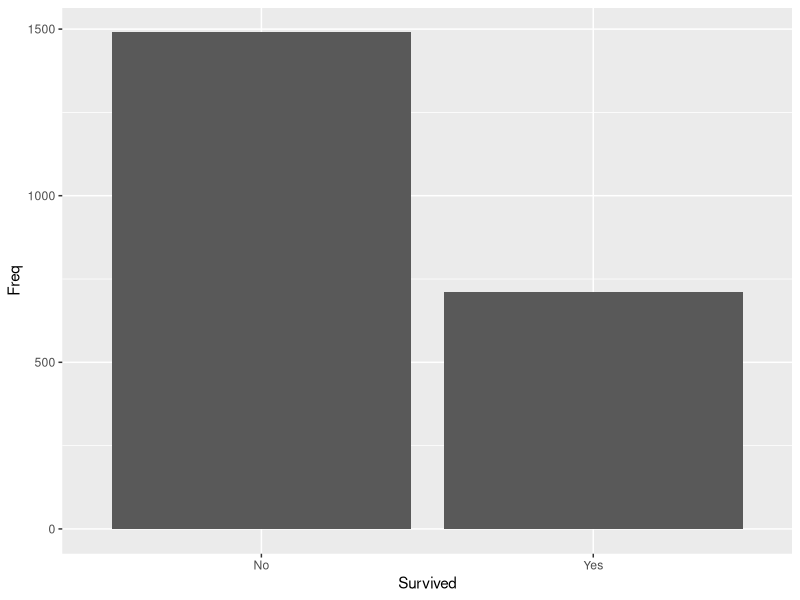

Source code (R):
#This code chunk identifies my working directory 
#and sets it to where I want to save and fetch files
#TASK: fill in between the parentheses if needed. 
#If not needed, make the two lines a comment
#getwd()
#setwd()

#This brings the 'Titanic' data into my environment from Base R (Run this)
Titanic

#This code saves the Titanic data as a dataframe with a new name
#TASK: Save the Titanic data as a dataframe with a new name that includes your first name
MatheusTitanic <- data.frame(Titanic)
#for example I would name my data AnnaTitanic

#This code chunk allows me to see the top 2 rows of my data
#TASK: Write the code that returns the top rows
MatheusTitanic[0:2, ]

#This code chunk shows me the internal structure 
#Task: Write the code that shows the number of rows, columns, column names, class of columns   
nrow(MatheusTitanic) # num of rows
ncol(MatheusTitanic) # num of columns
names(MatheusTitanic) 
sapply(MatheusTitanic, class)

#This code chunk shows me some basic summary stats
#Such as Min, Max, Mean. Quartiles...
#Task: Write the code that gives summary stats
summary(MatheusTitanic)

#This allows me to save one column as its own object ('values' in the Environment)
#Task: Write the code to create an object for just the Sex column 
#and write the code to create an object for just the Age column 
#(these should show as values in the environment window, not as 'datasets'Data')
Sexes <- MatheusTitanic$Sex
Ages <- MatheusTitanic$Age

#class(Sexes)
#Sexes

#This takes the individual objects ('values' in the Environment) and creates a dataframe
#Once I do this, I can see the Data in the Environment 
#Task: Write the code to create one new data.frame from the Sex and Age values you just created
sex_age_df <- data.frame(Sexes, Ages)

#This code chunk creates a subset from my dataset
#Note that the subset only appears in the Console (not the Environment)
#Task: Write the code to create a subset of the data where the Freq is > 25
#If I wanted to save the subset, I would need to name it as done in the code above
sex_age_subset_df <- subset(MatheusTitanic, Freq > 25)

#This shows me how many rows are in my dataset and
#TASK: Write the code that returns the number of rows
nrow(MatheusTitanic)

#This shows me how many columns are in my dataset
#TASK: Write the code that returns the number of columns
ncol(MatheusTitanic)

#This also shows me how many rows and columns with just one command
#TASK: Write the code that returns the number of rows and columns with just one command
dim(MatheusTitanic)

#This code will install the ggplot2 package
#TASK: Write the code that installs the ggplot2 package
install.packages("ggplot2")
  
#This code calls the ggplot2 package so I can use its functions
#Task: Write the code that 'calls' the ggplot2 package
library(ggplot2)

#This code creates a bar chart of the number of passengers that survived 
#and did not survive (2 bars)
#Task: replace the dataframe name and column names to create the chart
#(you should see the chart in the Plots window)
ggplot(MatheusTitanic, aes(Survived, Freq)) +
  geom_col()

